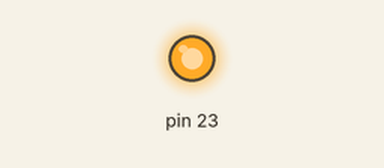
Bench run of a sketch on a simulated Arduino Uno, built with avr-gcc and run on an emulated ATmega328P. On the bench: output pins drawn as LEDs (lit = HIGH).

Above: at 2.5 s.
At 7.5 s:
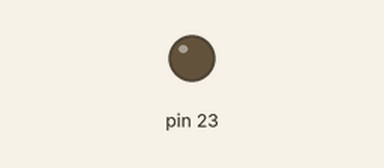
Timing chart, 0 to 13.0 s (numbered marks = the images above):
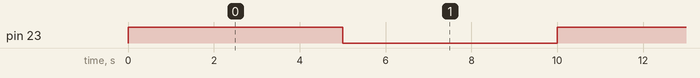

The sketch:

audrino_mega_blink_onboard_led.ino
```cpp
//PB7 -orange led

#define PERIPH_BASE 0x00
#define DD_B_REGISTER  (*(volatile unsigned char*)0x24)
#define GPIO_B_REGISTER (*(volatile unsigned char*)0x25)
#define DELAY_MILLIS 5000

void setup() {
  DD_B_REGISTER |= (1<<7);
}

void loop() {
  GPIO_B_REGISTER |= (1<<7);
  delay(DELAY_MILLIS);
  GPIO_B_REGISTER &= ~(1<<7);
  delay(DELAY_MILLIS);
}
```

Measured:
- by itself, pin 23: alternates HIGH for 5.0 s and LOW for 5.0 s
